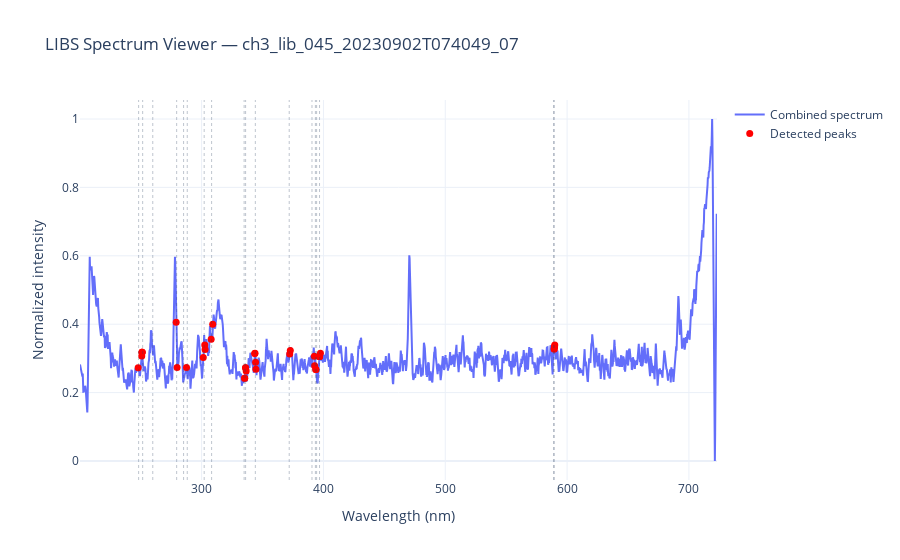

Notebook code for this chart:
### Code cell
import sys
sys.path.append("..")
from lunar_spectra_workbench.pipeline import analyze_day
from lunar_spectra_workbench.viewer import show_spectrum
res = analyze_day("../data/raw/20230902")
best_shot = res.shot_quality.sort_values(
    "mean_persistence",
    ascending=False
).iloc[0]["shot_id"]
show_spectrum(res, best_shot)

### Figure 1 — Plotly figure (JSON) as saved in the notebook; plotly's stock layout.template omitted (floating-point values rounded to 4 significant figures; data arrays with more than 128 entries replaced by an {"elided": "..."} marker saying what was removed)
{"data": [{"hovertemplate": "λ = %{x:.2f} nm<br>I = %{y:.3f}<extra></extra>", "line": {"width": 2}, "mode": "lines", "name": "Combined spectrum", "type": "scatter", "x": {"elided": "2094 float values"}, "y": {"elided": "2094 float values"}}, {"customdata": [["Fe", 248.3, 0.45], ["Ti", 334.9, 0.65], ["Ti", 336.1, 0.15], ["Fe", 344.1, 0.4], ["Ca", 393.4, 0.35], ["Si", 251.6, 0.4], ["Fe", 302.1, 0.35], ["Al", 308.2, 0.55], ["Fe", 344.1, 0.65], ["Ca", 393.4, 0.65], ["Al", 394.4, 0.35], ["Ca", 396.8, 0.3], ["Si", 251.6, 0.15], ["Mg", 279.5, 0.5], ["Al", 308.2, 0.2], ["Ti", 336.1, 0.6], ["Fe", 344.1, 0.6], ["Fe", 371.9, 0.15], ["Na", 588.9, 0.4], ["Na", 589.5, 1], ["Si", 288.2, 0.3], ["Fe", 302.1, 0.6], ["Fe", 344.1, 0.85], ["Ca", 393.4, 0.1], ["Ca", 396.8, 0.95], ["Si", 251.6, 0.4], ["Mg", 279.5, 0.75], ["Fe", 302.1, 0.15], ["Ti", 336.1, 0.9], ["Ca", 396.8, 0.95], ["Na", 588.9, 0.15], ["Na", 589.5, 0.75], ["Si", 251.6, 0.4], ["Ti", 336.1, 0.9], ["Fe", 371.9, 0.65], ["Ca", 396.8, 0.95], ["Na", 589.5, 0.5]], "hovertemplate": "<b>Element:</b> %{customdata[0]}<br><b>Detected λ:</b> %{x:.2f} nm<br><b>Reference λ:</b> %{customdata[1]:.2f} nm<br><b>Confidence:</b> %{customdata[2]:.2f}<extra></extra>", "marker": {"color": "red", "size": 7}, "mode": "markers", "name": "Detected peaks", "type": "scatter", "x": [247.9, 335.3, 335.3, 343.6, 392.8, 251.1, 302.8, 307.8, 343.8, 393.8, 393.8, 397.5, 250.9, 279.1, 309.1, 336.6, 344.6, 372.8, 589.4, 589.4, 287.6, 302.6, 344.3, 392.5, 396.8, 251.1, 279.9, 301.3, 336.1, 396.8, 589.7, 589.7, 251.1, 336.1, 372.3, 396.8, 589.9], "y": [0.2725, 0.2422, 0.2422, 0.3144, 0.2786, 0.3183, 0.3263, 0.3561, 0.3148, 0.2673, 0.2673, 0.3154, 0.3068, 0.406, 0.3995, 0.2632, 0.2682, 0.3228, 0.3275, 0.3275, 0.2732, 0.3395, 0.2889, 0.3065, 0.3058, 0.3183, 0.2734, 0.3026, 0.2728, 0.3058, 0.3344, 0.3344, 0.3183, 0.2728, 0.3129, 0.3058, 0.3389]}], "layout": {"hovermode": "closest", "shapes": [{"line": {"dash": "dot", "width": 1}, "opacity": 0.3, "type": "line", "x0": 248.3, "x1": 248.3, "xref": "x", "y0": 0, "y1": 1, "yref": "y domain"}, {"line": {"dash": "dot", "width": 1}, "opacity": 0.3, "type": "line", "x0": 259.9, "x1": 259.9, "xref": "x", "y0": 0, "y1": 1, "yref": "y domain"}, {"line": {"dash": "dot", "width": 1}, "opacity": 0.3, "type": "line", "x0": 302.1, "x1": 302.1, "xref": "x", "y0": 0, "y1": 1, "yref": "y domain"}, {"line": {"dash": "dot", "width": 1}, "opacity": 0.3, "type": "line", "x0": 344.1, "x1": 344.1, "xref": "x", "y0": 0, "y1": 1, "yref": "y domain"}, {"line": {"dash": "dot", "width": 1}, "opacity": 0.3, "type": "line", "x0": 371.9, "x1": 371.9, "xref": "x", "y0": 0, "y1": 1, "yref": "y domain"}, {"line": {"dash": "dot", "width": 1}, "opacity": 0.3, "type": "line", "x0": 251.6, "x1": 251.6, "xref": "x", "y0": 0, "y1": 1, "yref": "y domain"}, {"line": {"dash": "dot", "width": 1}, "opacity": 0.3, "type": "line", "x0": 288.2, "x1": 288.2, "xref": "x", "y0": 0, "y1": 1, "yref": "y domain"}, {"line": {"dash": "dot", "width": 1}, "opacity": 0.3, "type": "line", "x0": 390.6, "x1": 390.6, "xref": "x", "y0": 0, "y1": 1, "yref": "y domain"}, {"line": {"dash": "dot", "width": 1}, "opacity": 0.3, "type": "line", "x0": 279.5, "x1": 279.5, "xref": "x", "y0": 0, "y1": 1, "yref": "y domain"}, {"line": {"dash": "dot", "width": 1}, "opacity": 0.3, "type": "line", "x0": 285.2, "x1": 285.2, "xref": "x", "y0": 0, "y1": 1, "yref": "y domain"}, {"line": {"dash": "dot", "width": 1}, "opacity": 0.3, "type": "line", "x0": 393.4, "x1": 393.4, "xref": "x", "y0": 0, "y1": 1, "yref": "y domain"}, {"line": {"dash": "dot", "width": 1}, "opacity": 0.3, "type": "line", "x0": 396.8, "x1": 396.8, "xref": "x", "y0": 0, "y1": 1, "yref": "y domain"}, {"line": {"dash": "dot", "width": 1}, "opacity": 0.3, "type": "line", "x0": 308.2, "x1": 308.2, "xref": "x", "y0": 0, "y1": 1, "yref": "y domain"}, {"line": {"dash": "dot", "width": 1}, "opacity": 0.3, "type": "line", "x0": 394.4, "x1": 394.4, "xref": "x", "y0": 0, "y1": 1, "yref": "y domain"}, {"line": {"dash": "dot", "width": 1}, "opacity": 0.3, "type": "line", "x0": 588.9, "x1": 588.9, "xref": "x", "y0": 0, "y1": 1, "yref": "y domain"}, {"line": {"dash": "dot", "width": 1}, "opacity": 0.3, "type": "line", "x0": 589.5, "x1": 589.5, "xref": "x", "y0": 0, "y1": 1, "yref": "y domain"}, {"line": {"dash": "dot", "width": 1}, "opacity": 0.3, "type": "line", "x0": 334.9, "x1": 334.9, "xref": "x", "y0": 0, "y1": 1, "yref": "y domain"}, {"line": {"dash": "dot", "width": 1}, "opacity": 0.3, "type": "line", "x0": 336.1, "x1": 336.1, "xref": "x", "y0": 0, "y1": 1, "yref": "y domain"}], "title": {"text": "LIBS Spectrum Viewer — ch3_lib_045_20230902T074049_07"}, "xaxis": {"title": {"text": "Wavelength (nm)"}}, "yaxis": {"title": {"text": "Normalized intensity"}}}}
